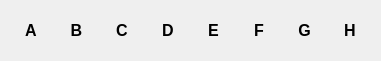
    <widget class="QGroupBox" name="vertical8x8">
     <property name="geometry">
      <rect>
       <x>70</x>
       <y>25</y>
       <width>381</width>
       <height>61</height>
      </rect>
     </property>
     <property name="styleSheet">
      <string notr="true">border:none
</string>
     </property>
     <property name="title">
      <string/>
     </property>
     <layout class="QHBoxLayout" name="horizontalLayout_2">
      <item>
       <widget class="QPushButton" name="one_4">
        <property name="font">
         <font>
          <pointsize>12</pointsize>
          <weight>75</weight>
          <bold>true</bold>
         </font>
        </property>
        <property name="styleSheet">
         <string notr="true">border:none</string>
        </property>
        <property name="text">
         <string>A</string>
        </property>
       </widget>
      </item>
      <item>
       <widget class="QPushButton" name="two_4">
        <property name="font">
         <font>
          <pointsize>12</pointsize>
          <weight>75</weight>
          <bold>true</bold>
         </font>
        </property>
        <property name="styleSheet">
         <string notr="true">border:none</string>
        </property>
        <property name="text">
         <string>B</string>
        </property>
       </widget>
      </item>
      <item>
       <widget class="QPushButton" name="three_4">
        <property name="font">
         <font>
          <pointsize>12</pointsize>
          <weight>75</weight>
          <bold>true</bold>
         </font>
        </property>
        <property name="styleSheet">
         <string notr="true">border:none</string>
        </property>
        <property name="text">
         <string>C</string>
        </property>
       </widget>
      </item>
      <item>
       <widget class="QPushButton" name="four_4">
        <property name="font">
         <font>
          <pointsize>12</pointsize>
          <weight>75</weight>
          <bold>true</bold>
         </font>
        </property>
        <property name="styleSheet">
         <string notr="true"/>
        </property>
        <property name="text">
         <string>D</string>
        </property>
       </widget>
      </item>
      <item>
       <widget class="QPushButton" name="five_4">
        <property name="font">
         <font>
          <pointsize>12</pointsize>
          <weight>75</weight>
          <bold>true</bold>
         </font>
        </property>
        <property name="styleSheet">
         <string notr="true"/>
        </property>
        <property name="text">
         <string>E</string>
        </property>
       </widget>
      </item>
      <item>
       <widget class="QPushButton" name="six_4">
        <property name="font">
         <font>
          <pointsize>12</pointsize>
          <weight>75</weight>
          <bold>true</bold>
         </font>
        </property>
        <property name="styleSheet">
         <string notr="true"/>
        </property>
        <property name="text">
         <string>F</string>
        </property>
       </widget>
      </item>
      <item>
       <widget class="QPushButton" name="pushButton_3">
        <property name="font">
         <font>
          <pointsize>12</pointsize>
          <weight>75</weight>
          <bold>true</bold>
         </font>
        </property>
        <property name="text">
         <string>G</string>
        </property>
       </widget>
      </item>
      <item>
       <widget class="QPushButton" name="pushButton_4">
        <property name="font">
         <font>
          <pointsize>12</pointsize>
          <weight>75</weight>
          <bold>true</bold>
         </font>
        </property>
        <property name="text">
         <string>H</string>
        </property>
       </widget>
      </item>
     </layout>
    </widget>
